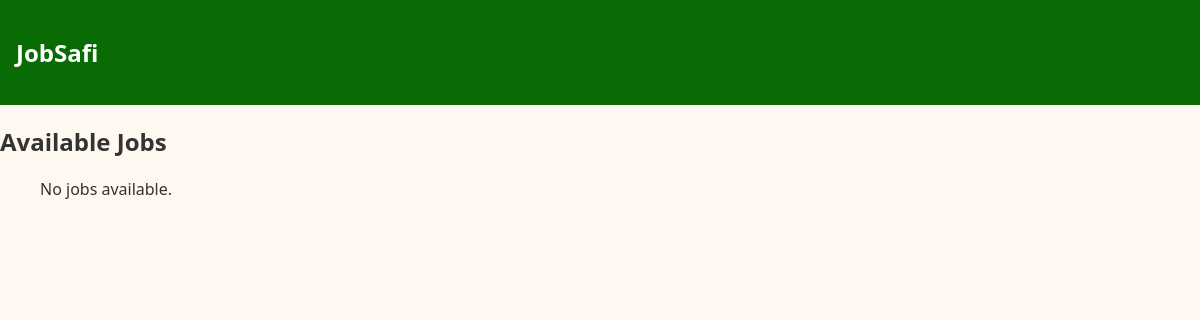
/, run on an earlier commit of the app's database.
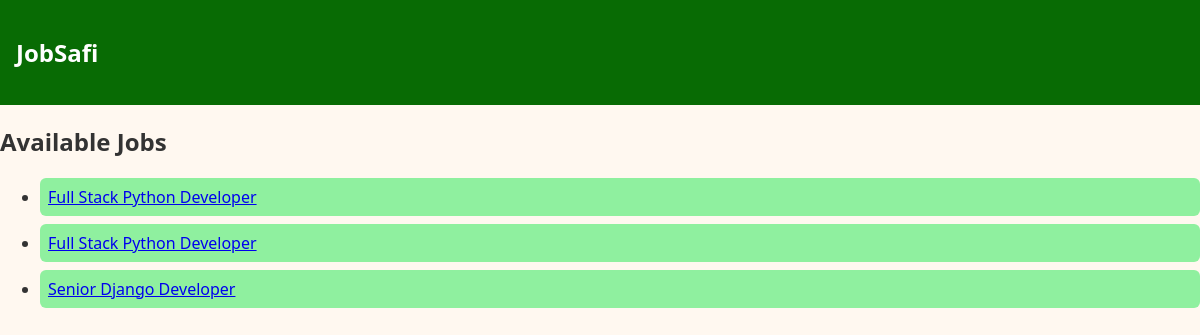
And on a later commit of the database.
### jobsafi/models.py (models this page shows, shortened)
class Job(models.Model):
    employer = models.ForeignKey(
        settings.AUTH_USER_MODEL, on_delete=models.CASCADE, related_name="jobs"
    )
    title = models.CharField(max_length=200)
    description = models.TextField()
    seniority = models.CharField(max_length=50)
    tags = TaggableManager()

### jobsafi/views.py (the view)
# urls.py: path("", views.home, name="home"),
def home(request):
    jobs = Job.objects.all().order_by('seniority')
    context = {"jobs": jobs}
    return render(request, "jobsafi/home.html", context)

### jobsafi/templates/jobsafi/home.html (shortened to what this page needs)
{% extends "jobsafi/base.html" %}
{% block content %}
<h2>Available Jobs</h2>
<ul class="job-list">
    {% for job in jobs %}
        <li><a href="{% url 'job_detail' job.pk %}">{{ job.title }}</a></li>
    {% empty %}
        <p>No jobs available.</p>
    {% endfor %}
</ul>
{% endblock %}

### jobsafi/templates/jobsafi/base.html (shortened to what this page needs)
{% load static %}
<!DOCTYPE html>
<html lang="en">
<head>
    <link rel="stylesheet" href="{% static 'jobsafi/css/style.css' %}">
</head>
<body>
    <nav class="navbar">
        <h1><a href="{% url 'home' %}">JobSafi</a></h1>
    </nav>
    <main>
        {% block content %}{% endblock %}
    </main>
</body>
</html>

### static/jobsafi/css/style.css (style rules this page uses)
body { font-family: 'Segoe UI', sans-serif; margin: 0; background: #fff8f0; color: #333; }
.navbar { background: #086b04; color: white; padding: 1rem; }
.navbar a { color: white; text-decoration: none; }
.job-list li { margin: 0.5rem 0; padding: 0.5rem; background: #8ff09f; border-radius: 6px; }

What changed in the data, as far as the page shows it:
added Job: title "Full Stack Python Developer"
added Job: title "Full Stack Python Developer"
added Job: title "Senior Django Developer"
Also different on the page:
text no longer shown: "No jobs available."
